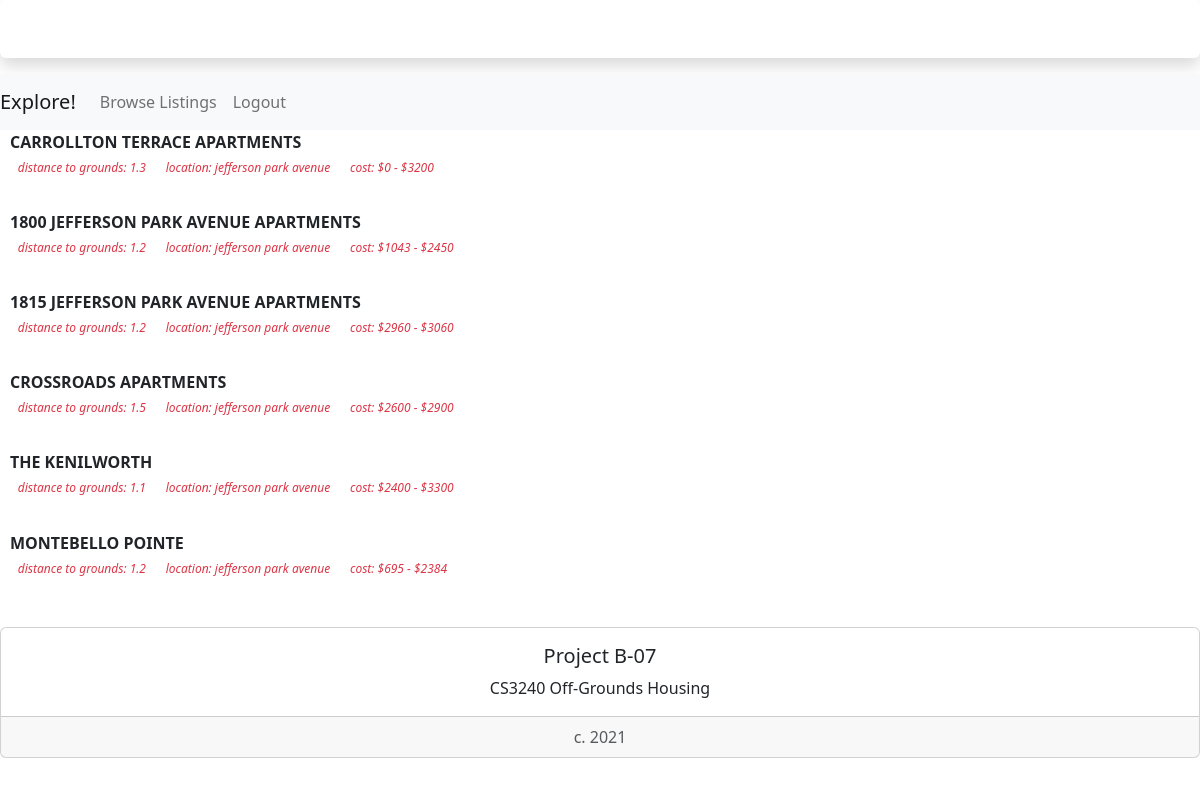
Page /housing/list/ on the committed database.
### housing/models.py (models this page shows, shortened)
class StudentHousing(models.Model):
    name = models.CharField(max_length=200)
    distToGrounds = models.FloatField(default=0)
    parking = models.BooleanField()
    minCost = models.IntegerField(default=0)
    maxCost = models.IntegerField(default=0)
    location = models.TextField(max_length=200, null=True)
    landlordEmail = models.CharField(max_length=200, null=True)
    landlordPhone = models.CharField(max_length=200, null=True)
    amenities = models.TextField(max_length=200, null=True)
    deadline = models.CharField(max_length=200, null=True)
    averageRating = models.IntegerField(default=0)
    address = models.TextField(max_length=200, null=True)

### housing/views.py (the view)
# urls.py: path('list/', views.HousingListView.as_view(), name='studentHousingList'),
class HousingListView(generic.ListView):
    template_name = 'housing/studentHousingList.html'
    context_object_name = 'studentHousing_list'
    def get_queryset(self):
        return StudentHousing.objects.all()

### housing/templates/housing/studentHousingList.html (shortened to what this page needs)
<!doctype html>
<link href="https://cdn.jsdelivr.net/npm/bootstrap@5.1.1/dist/css/bootstrap.min.css" rel="stylesheet">
{% load bootstrap5 %}
{% bootstrap_css %}
<div style="width: 100%" class="shadow p-2 mb-3 bg-body rounded text-white">
    <h3 class="font-monospace text-center">Housing for UVA Students by B-07!</h3>
</div>
<nav class="navbar navbar-expand-lg navbar-light bg-light">
    <a class="navbar-brand">Explore!</a>
    <div class="collapse navbar-collapse" id="navbarNav">
        <ul class="navbar-nav">
        <li class="nav-item">
            <a class="nav-link" href="{% url 'housing:studentHousingList' %}">Browse Listings</a>
        </li>
        <li class="nav-item">
            <a class="nav-link" href="logout">Logout</a>
        </li>
        </ul>
    </div>
</nav>
{% if studentHousing_list %}
    <dl style="margin-left: 10px">
    {% for studentHousing in studentHousing_list %}
        <dt class="text-uppercase fw-bolder"><strong>{{ studentHousing.name }}</strong></dt>
        <dd class="badge bg-white text-danger text-primary text-lowercase fw-light"><em>Distance to Grounds: {{ studentHousing.distToGrounds }}</em></dd>
        <dd class="badge bg-white text-danger text-primary text-lowercase fw-light"><em>Location: {{ studentHousing.location }}</em></dd>
        <dd class="badge bg-white text-danger text-primary text-lowercase fw-light"><em>Cost: ${{ studentHousing.minCost }} - ${{ studentHousing.maxCost }}</em></dd>
        <br><br>
    {% endfor %}
    </dl>
{% else %}
    <p>No housing options are available.</p>
{% endif %}
<div style="bottom:0; width:100%" class="card text-center">
    <div class="card-body">
      <h5 class="card-title">Project B-07</h5>
      <p class="card-text">CS3240 Off-Grounds Housing</p>
    </div>
    <div class="card-footer text-muted">
      c. 2021
    </div>
</div>

### rows in the picture
StudentHousing: name "CARROLLTON TERRACE APARTMENTS", distToGrounds "1.3", location "jefferson park avenue", minCost "0", maxCost "3200"
StudentHousing: name "1800 JEFFERSON PARK AVENUE APARTMENTS", distToGrounds "1.2", location "jefferson park avenue", minCost "1043", maxCost "2450"
StudentHousing: name "1815 JEFFERSON PARK AVENUE APARTMENTS", distToGrounds "1.2", location "jefferson park avenue", minCost "2960", maxCost "3060"
StudentHousing: name "CROSSROADS APARTMENTS", distToGrounds "1.5", location "jefferson park avenue", minCost "2600", maxCost "2900"
StudentHousing: name "THE KENILWORTH", distToGrounds "1.1", location "jefferson park avenue", minCost "2400", maxCost "3300"
StudentHousing: name "MONTEBELLO POINTE", distToGrounds "1.2", location "jefferson park avenue", minCost "695", maxCost "2384"
